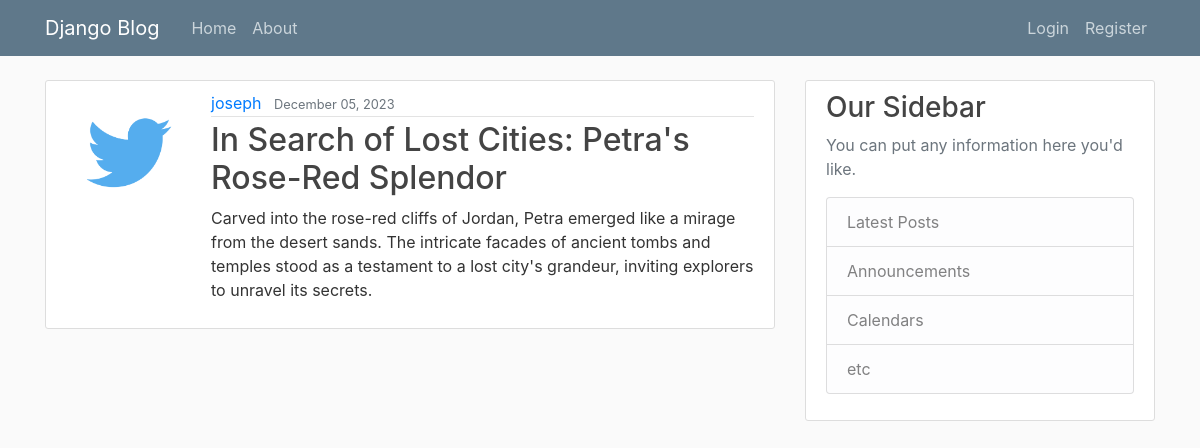
The page /post/30/ on the database its author committed.
### blog/models.py (models this page shows, shortened)
class Post(models.Model):
    title = models.CharField(max_length=100)
    content = models.TextField()
    date_posted = models.DateTimeField(default=timezone.now)
    author = models.ForeignKey(User, on_delete=models.CASCADE)

### user/models.py (models this page shows, shortened)
class Profile(models.Model):
    user = models.OneToOneField(User,on_delete=models.CASCADE)
    image = models.ImageField(default='default.jpg', upload_to='profile_pics')

### blog/views.py (the view)
# urls.py: path('post/<int:pk>/', PostDetailView.as_view(), name = 'post-detail'),
class PostDetailView(DetailView):
    model = Post

### blog/templates/blog/post_detail.html (shortened to what this page needs)
{% extends "blog/base.html" %}
{% block content %}
    <article class="media content-section">
        <img src="{{ object.author.profile.image.url }}" alt="" class="rounded-circle account-img">
        <div class="media-body">
            <div class="article-metadata">
                <a class="mr-2" href="{% url 'user-posts' object.author.username %}">{{ object.author }}</a>
                <small class="text-muted">{{ object.date_posted|date:"F d, Y" }}</small>
            </div>
            <h2 class="article-title">{{ object.title }}</h2>
            <p class="article-content">{{ object.content }}</p>
        </div>
    </article>
{% endblock content %}

### blog/static/blog/main.css (style rules this page uses)
body { background: #fafafa; color: #333333; margin-top: 5rem; }
h1, h2, h3, h4, h5, h6 { color: #444444; }
.content-section { background: #ffffff; padding: 10px 20px; border: 1px solid #dddddd; border-radius: 3px; margin-bottom: 20px; }
.article-title { color: #444444; }
.article-content { white-space: pre-line; }
.article-metadata { padding-bottom: 1px; margin-bottom: 4px; border-bottom: 1px solid #e3e3e3 }
.account-img { height: 125px; width: 125px; margin-right: 20px; margin-bottom: 16px; }

### rows shown on the page
Post: author.profile.image (picture), author "joseph", date_posted "December 05, 2023", title "In Search of Lost Cities: Petra's Rose-Red Splendor", content "Carved into the rose-red cliffs of Jordan, Petra emerged like a mirage from the desert sands. The intricate facades of ancient tombs and temples stood as a testament to a lost city's grandeur, inviting explorers to unravel its secrets."
